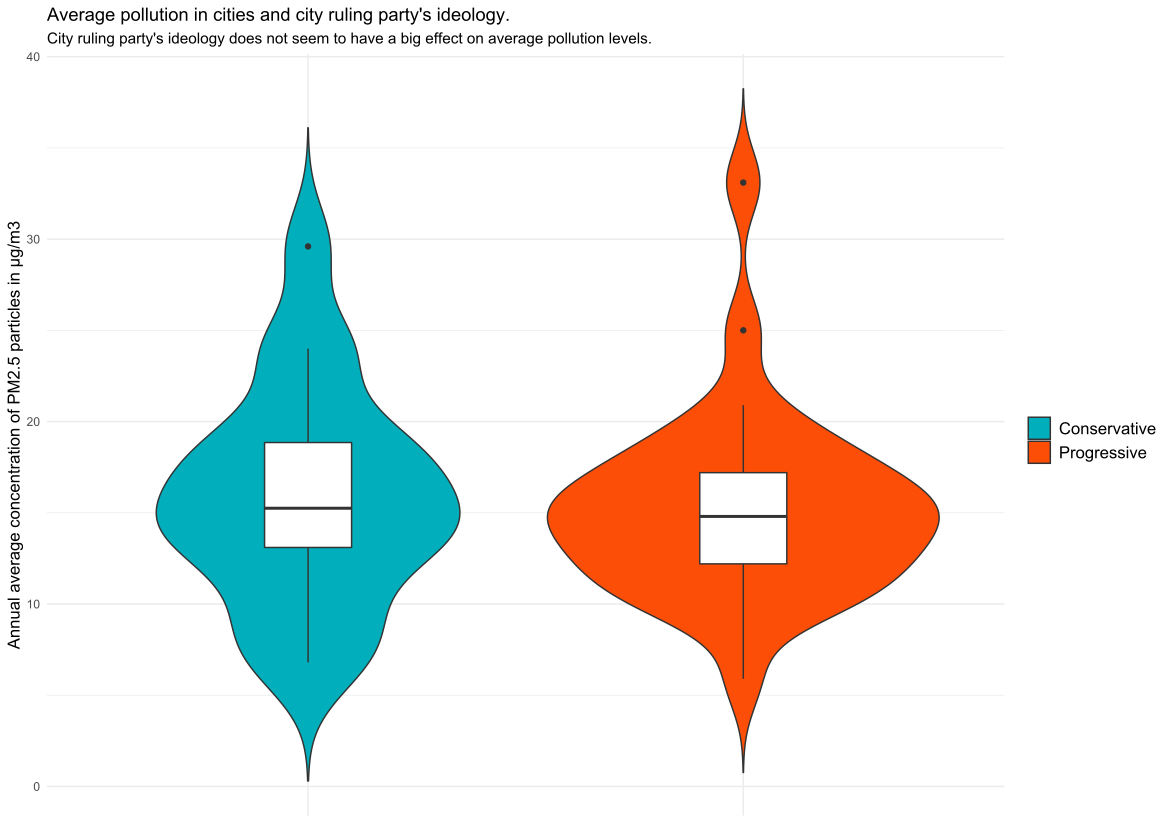

The script that drew this image:
city_data$ideo = factor(city_data$ideo)

ggplot(data = city_data, aes(x = ideo, y = pm25_2015)) +
  geom_violin(aes(fill = ideo), trim = FALSE) +
  geom_boxplot(width = 0.2) +
  scale_fill_manual(values = c("#00AFBB","#FC4E07"), name = element_blank(), labels = c("Conservative","Progressive")) +
  theme_minimal() +
  theme(
    axis.text.x = element_blank(),
    axis.title.x = element_blank(),
    legend.text = element_text(size = 12),
    axis.title.y = element_text(size = 12)
  ) +
  scale_y_continuous(name = "Annual average concentration of PM2.5 particles in μg/m3") +
  labs(
    title = "Average pollution in cities and city ruling party's ideology.",
    subtitle = "City ruling party's ideology does not seem to have a big effect on average pollution levels."
  )
